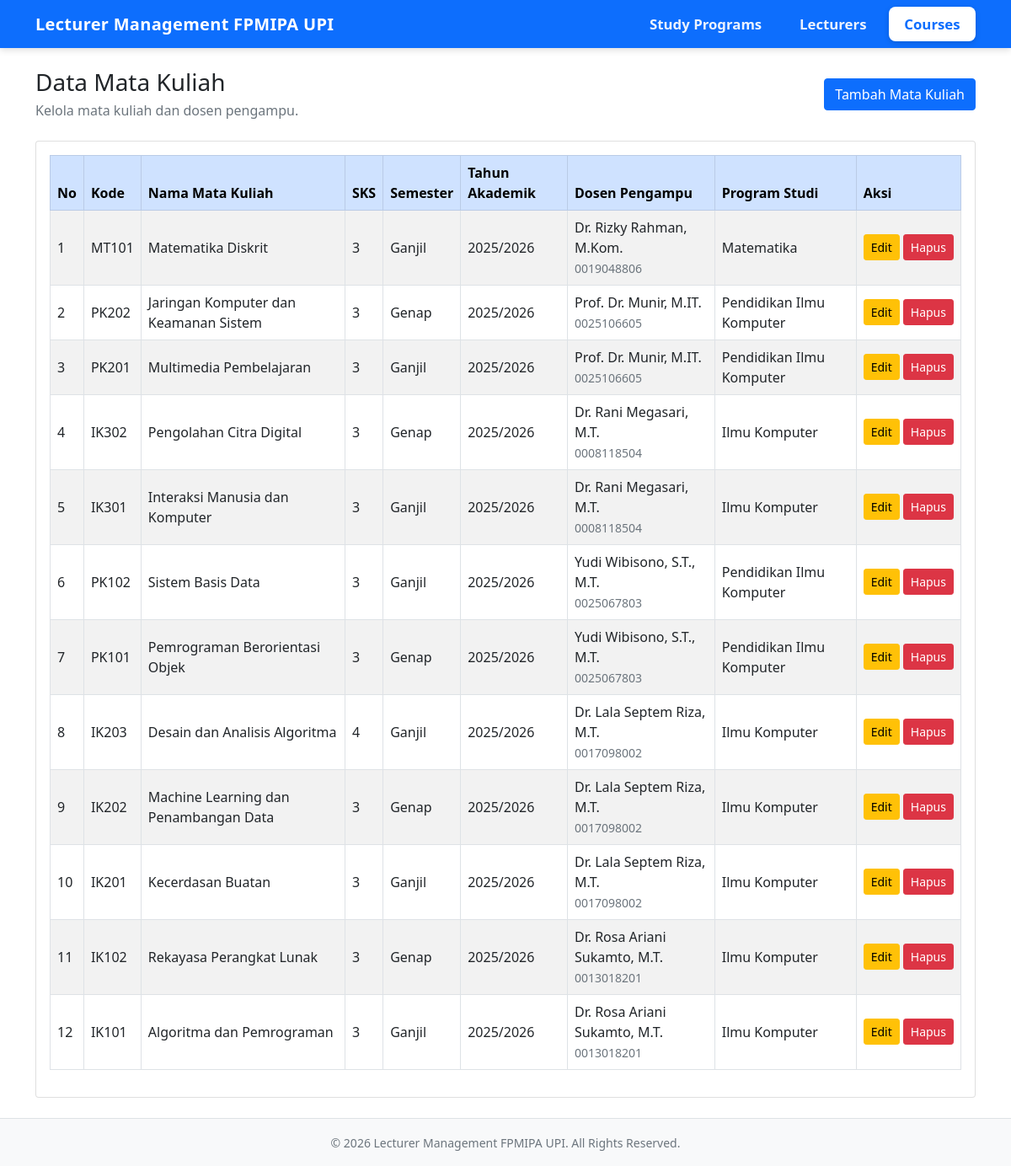
The page /?page=courses on the database its author committed.
### tables this page shows
CREATE TABLE `courses` (
  `id` int(10) unsigned NOT NULL AUTO_INCREMENT,
  `lecturer_id` int(10) unsigned NOT NULL,
  `course_code` varchar(20) NOT NULL,
  `course_name` varchar(100) NOT NULL,
  `credits` int(11) NOT NULL,
  `semester` enum('Ganjil','Genap') NOT NULL,
  `academic_year` varchar(9) NOT NULL,
  PRIMARY KEY (`id`),
  UNIQUE KEY `course_code` (`course_code`),
  KEY `fk_courses_lecturer` (`lecturer_id`),
  CONSTRAINT `fk_courses_lecturer` FOREIGN KEY (`lecturer_id`) REFERENCES `lecturers` (`id`) ON UPDATE CASCADE,
  CONSTRAINT `chk_courses_credits` CHECK (`credits` between 1 and 6)
);

CREATE TABLE `lecturers` (
  `id` int(10) unsigned NOT NULL AUTO_INCREMENT,
  `name` varchar(100) NOT NULL,
  `nidn` varchar(30) NOT NULL,
  `phone` varchar(20) NOT NULL,
  `join_date` date NOT NULL,
  `study_program_id` int(10) unsigned NOT NULL,
  PRIMARY KEY (`id`),
  UNIQUE KEY `nidn` (`nidn`),
  KEY `fk_lecturers_study_program` (`study_program_id`),
  CONSTRAINT `fk_lecturers_study_program` FOREIGN KEY (`study_program_id`) REFERENCES `study_programs` (`id`) ON UPDATE CASCADE
);

CREATE TABLE `study_programs` (
  `id` int(10) unsigned NOT NULL AUTO_INCREMENT,
  `program_code` varchar(20) NOT NULL,
  `program_name` varchar(100) NOT NULL,
  `faculty` varchar(100) NOT NULL DEFAULT 'FPMIPA',
  `degree` varchar(5) NOT NULL DEFAULT 'S1',
  PRIMARY KEY (`id`),
  UNIQUE KEY `program_code` (`program_code`)
);

### views/Template.php (called while the page is built, shortened)
<?php
class Template {
    public static function render($view, $data = [])
    {
        extract($data, EXTR_SKIP);
        $viewPath = ROOT_PATH . '/templates/' . $view . '.php';
        $realViewPath = realpath($viewPath);
        require ROOT_PATH . '/templates/layouts/header.php';
        require $realViewPath;
        require ROOT_PATH . '/templates/layouts/footer.php';
    }
}

### views/CourseView.php (called while the page is built, shortened)
<?php
require_once __DIR__ . '/Template.php';
class CourseView {
    public static function index($data)
    {
        Template::render('courses/index', $data);
    }
}

### controllers/CourseController.php (called while the page is built, shortened)
<?php
require_once __DIR__ . '/../models/Course.php';
require_once __DIR__ . '/../views/CourseView.php';
class CourseController {
    private $model;
    public function __construct()
    {
        $this->model = new Course();
    }
    public function index()
    {
        $courses = $this->model->getAll();
        CourseView::index([
            'courses'   => $courses,
            'pageTitle' => 'Data Mata Kuliah'
        ]);
    }
}

### models/Database.php (called while the page is built, shortened)
<?php
class Database {
    private static $connection = null;
    public static function connect()
    {
        if (self::$connection !== null) {
            return self::$connection;
        }
        $dsn = 'mysql:host=' . DB_HOST . ';dbname=' . DB_NAME . ';charset=utf8mb4';
        try {
            self::$connection = new PDO($dsn, DB_USER, DB_PASS, [
                PDO::ATTR_ERRMODE => PDO::ERRMODE_EXCEPTION,
                PDO::ATTR_DEFAULT_FETCH_MODE => PDO::FETCH_ASSOC,
                PDO::ATTR_EMULATE_PREPARES => false
            ]);
            return self::$connection;
        } catch (PDOException $e) {
            error_log('Database Connection Error: ' . $e->getMessage());
            die('Koneksi database gagal. Periksa konfigurasi database dan pastikan server MySQL aktif.');
        }
    }
}

### models/Course.php (called while the page is built, shortened)
<?php
require_once __DIR__ . '/Database.php';
class Course {
    private $db;
    public function __construct()
    {
        $this->db = Database::connect();
    }
    public function getAll()
    {
        $query = "SELECT
                    c.*,
                    l.name AS lecturer_name,
                    l.nidn,
                    sp.program_name,
                    sp.program_code
                  FROM courses c
                  INNER JOIN lecturers l
                    ON c.lecturer_id = l.id
                  INNER JOIN study_programs sp
                    ON l.study_program_id = sp.id
                  ORDER BY c.id DESC";
        $statement = $this->db->prepare($query);
        $statement->execute();
        return $statement->fetchAll();
    }
}

### templates/courses/index.php (the view, shortened to what this page needs)
<div class="d-flex justify-content-between align-items-center mb-4">
    <div>
        <h3 class="mb-1">Data Mata Kuliah</h3>
        <p class="text-muted mb-0">Kelola mata kuliah dan dosen pengampu.</p>
    </div>
    <a href="<?= BASE_URL ?>/?page=courses&action=create"
       class="btn btn-primary">
        Tambah Mata Kuliah
    </a>
</div>
<div class="card">
    <div class="card-body">
        <div class="table-responsive">
            <table class="table table-bordered table-striped align-middle">
                <thead class="table-primary">
                    <tr>
                        <th>No</th>
                        <th>Kode</th>
                        <th>Nama Mata Kuliah</th>
                        <th>SKS</th>
                        <th>Semester</th>
                        <th>Tahun Akademik</th>
                        <th>Dosen Pengampu</th>
                        <th>Program Studi</th>
                        <th>Aksi</th>
                    </tr>
                </thead>
                <tbody>
                    <?php if (!empty($courses)): ?>
                        <?php foreach ($courses as $index => $course): ?>
                            <tr>
                                <td><?= $index + 1 ?></td>
                                <td><?= htmlspecialchars($course['course_code']) ?></td>
                                <td><?= htmlspecialchars($course['course_name']) ?></td>
                                <td><?= (int) $course['credits'] ?></td>
                                <td><?= htmlspecialchars($course['semester']) ?></td>
                                <td><?= htmlspecialchars($course['academic_year']) ?></td>
                                <td>
                                    <?= htmlspecialchars($course['lecturer_name']) ?>
                                    <br>
                                    <small class="text-muted">
                                        <?= htmlspecialchars($course['nidn']) ?>
                                    </small>
                                </td>
                                <td><?= htmlspecialchars($course['program_name']) ?></td>
                                <td>
                                    <div class="d-flex gap-1">
                                        <a
                                            href="<?= BASE_URL ?>/?page=courses&action=edit&id=<?= (int) $course['id'] ?>"
                                            class="btn btn-warning btn-sm"
                                        >
                                            Edit
                                        </a>
                                        <form
                                            action="<?= BASE_URL ?>/?page=courses&action=delete&id=<?= (int) $course['id'] ?>"
                                            method="POST"
                                            onsubmit="return confirm('Yakin ingin menghapus mata kuliah ini?')"
                                        >
                                            <button type="submit" class="btn btn-danger btn-sm">
                                                Hapus
                                            </button>
                                        </form>
                                    </div>
                                </td>
                            </tr>
                        <?php endforeach; ?>
                    <?php endif; ?>
                </tbody>
            </table>
        </div>
    </div>
</div>

### rows shown on the page
courses: course_code "MT101", course_name "Matematika Diskrit", credits "3", semester "Ganjil", academic_year "2025/2026", lecturer.name "Dr. Rizky Rahman, M.Kom.", lecturer.nidn "0019048806", study_programs.program_name "Matematika"
courses: course_code "PK202", course_name "Jaringan Komputer dan Keamanan Sistem", credits "3", semester "Genap", academic_year "2025/2026", lecturer.name "Prof. Dr. Munir, M.IT.", lecturer.nidn "0025106605", study_programs.program_name "Pendidikan Ilmu Komputer"
courses: course_code "PK201", course_name "Multimedia Pembelajaran", credits "3", semester "Ganjil", academic_year "2025/2026", lecturer.name "Prof. Dr. Munir, M.IT.", lecturer.nidn "0025106605", study_programs.program_name "Pendidikan Ilmu Komputer"
courses: course_code "IK302", course_name "Pengolahan Citra Digital", credits "3", semester "Genap", academic_year "2025/2026", lecturer.name "Dr. Rani Megasari, M.T.", lecturer.nidn "0008118504", study_programs.program_name "Ilmu Komputer"
courses: course_code "IK301", course_name "Interaksi Manusia dan Komputer", credits "3", semester "Ganjil", academic_year "2025/2026", lecturer.name "Dr. Rani Megasari, M.T.", lecturer.nidn "0008118504", study_programs.program_name "Ilmu Komputer"
courses: course_code "PK102", course_name "Sistem Basis Data", credits "3", semester "Ganjil", academic_year "2025/2026", lecturer.name "Yudi Wibisono, S.T., M.T.", lecturer.nidn "0025067803", study_programs.program_name "Pendidikan Ilmu Komputer"
courses: course_code "PK101", course_name "Pemrograman Berorientasi Objek", credits "3", semester "Genap", academic_year "2025/2026", lecturer.name "Yudi Wibisono, S.T., M.T.", lecturer.nidn "0025067803", study_programs.program_name "Pendidikan Ilmu Komputer"
courses: course_code "IK203", course_name "Desain dan Analisis Algoritma", credits "4", semester "Ganjil", academic_year "2025/2026", lecturer.name "Dr. Lala Septem Riza, M.T.", lecturer.nidn "0017098002", study_programs.program_name "Ilmu Komputer"
courses: course_code "IK202", course_name "Machine Learning dan Penambangan Data", credits "3", semester "Genap", academic_year "2025/2026", lecturer.name "Dr. Lala Septem Riza, M.T.", lecturer.nidn "0017098002", study_programs.program_name "Ilmu Komputer"
courses: course_code "IK201", course_name "Kecerdasan Buatan", credits "3", semester "Ganjil", academic_year "2025/2026", lecturer.name "Dr. Lala Septem Riza, M.T.", lecturer.nidn "0017098002", study_programs.program_name "Ilmu Komputer"
courses: course_code "IK102", course_name "Rekayasa Perangkat Lunak", credits "3", semester "Genap", academic_year "2025/2026", lecturer.name "Dr. Rosa Ariani Sukamto, M.T.", lecturer.nidn "0013018201", study_programs.program_name "Ilmu Komputer"
courses: course_code "IK101", course_name "Algoritma dan Pemrograman", credits "3", semester "Ganjil", academic_year "2025/2026", lecturer.name "Dr. Rosa Ariani Sukamto, M.T.", lecturer.nidn "0013018201", study_programs.program_name "Ilmu Komputer"

### other values the page prints
APP_NAME "Lecturer Management FPMIPA UPI"
